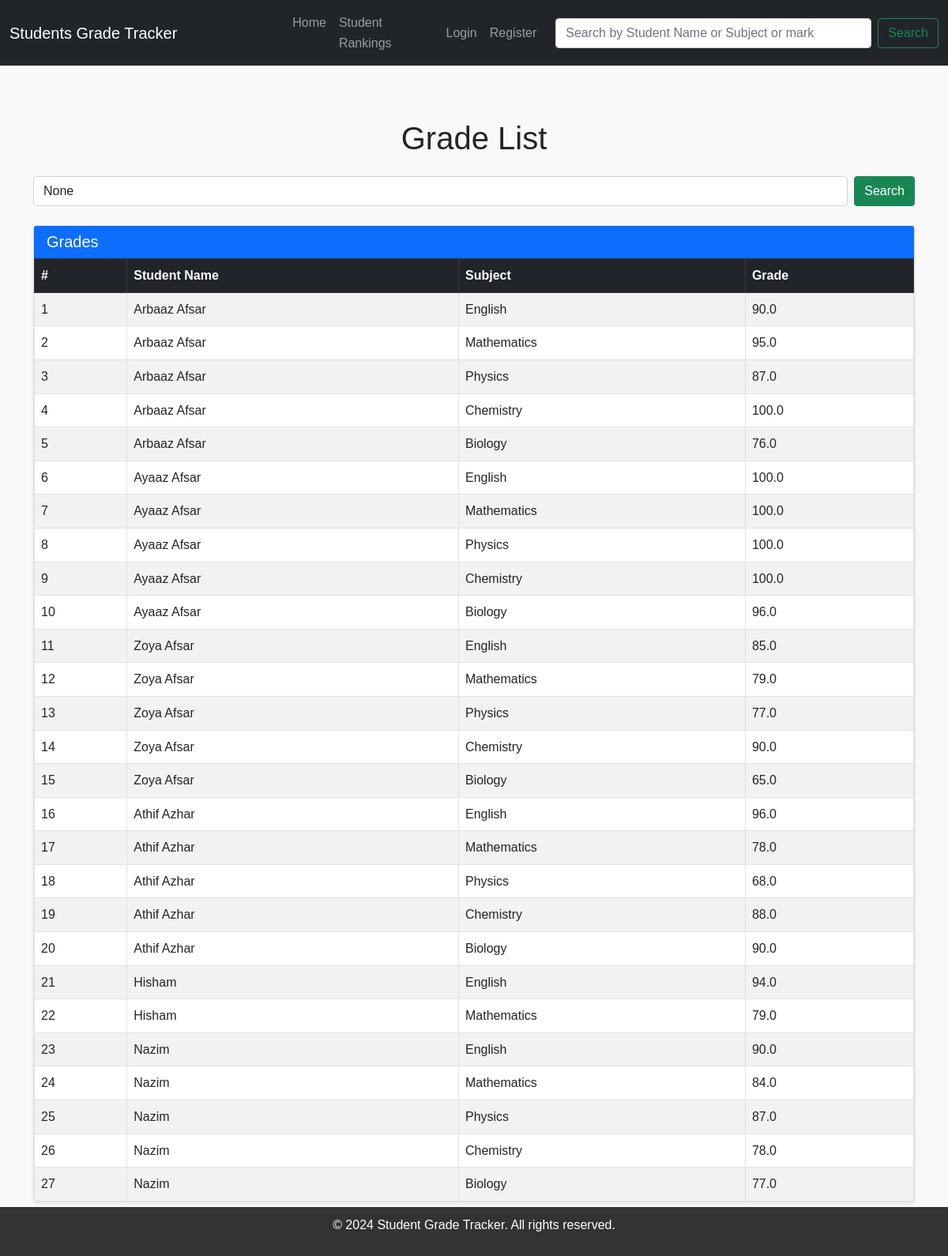
Page /grades/ on the committed database.
### grades/models.py (models this page shows, shortened)
class Grade(models.Model):
    student = models.ForeignKey(Student, on_delete=models.CASCADE, related_name='grades')
    subject = models.ForeignKey(Subject, on_delete=models.CASCADE)
    grade = models.FloatField()
    class Meta:
        unique_together = ('student', 'subject')

class Student(models.Model):
    user = models.OneToOneField(User, on_delete=models.CASCADE, related_name='grades_student', blank=True,null= True)
    name = models.CharField(max_length=100)
    email = models.EmailField(unique=True)

class Subject(models.Model):
    name = models.CharField(max_length=100)

### grades/views.py (the view)
# urls.py: path('grades/', views.grade_list, name='grade_list'),
def grade_list(request):
    grades = Grade.objects.all()  # Initially fetch all grades
    form = SearchForm(request.GET)
    if form.is_valid():
        query = form.cleaned_data['query']
        print(f"Query: {query}")  # Debugging line
        if query:
            grades = grades.filter(
                Q(student__name__icontains=query) |
                Q(subject__name__icontains=query) |
                Q(grade__icontains=query)
            )
    print(grades.query)  # Print the SQL query to debug
    return render(request, 'grade_list.html', {'grades': grades, 'form': form})

### grades/forms.py
class SearchForm(forms.Form):
    query = forms.CharField(label='Search', max_length=100, required=False)

### grades/templates/grade_list.html (shortened to what this page needs)
{% extends 'base.html' %}
{% block content %}
<main class="container my-5">
    <div class="row">
        <div class="col-md-12">
            <h1 class="text-center mb-4">Grade List</h1>
            <form class="d-flex mb-4" method="GET" action="{% url 'grade_list' %}">
                <input
                    class="form-control me-2"
                    type="search"
                    name="query"
                    placeholder="Search by Student Name, Subject, or Grade"
                    value="{{ form.query.value }}"
                    aria-label="Search">
                <button class="btn btn-success" type="submit">Search</button>
            </form>
            <div class="card shadow-sm">
                <div class="card-header bg-primary text-white">
                    <h2 class="h5 mb-0">Grades</h2>
                </div>
                <div class="card-body p-0">
                    {% if grades %}
                        <table class="table table-striped table-bordered mb-0">
                            <thead class="table-dark">
                                <tr>
                                    <th scope="col">#</th>
                                    <th scope="col">Student Name</th>
                                    <th scope="col">Subject</th>
                                    <th scope="col">Grade</th>
                                </tr>
                            </thead>
                            <tbody>
                                {% for grade in grades %}
                                <tr>
                                    <td>{{ forloop.counter }}</td>
                                    <td>{{ grade.student.name }}</td>
                                    <td>{{ grade.subject.name }}</td>
                                    <td>{{ grade.grade }}</td>
                                </tr>
                                {% endfor %}
                            </tbody>
                        </table>
                    {% else %}
                        <div class="alert alert-info text-center m-3" role="alert">
                            No grades found matching your criteria.
                        </div>
                    {% endif %}
                </div>
            </div>
        </div>
    </div>
</main>
{% endblock %}

### grades/templates/base.html (style rules this page uses)
body { font-family: Arial, sans-serif; line-height: 1.6; margin: 0; padding: 0; background-color: #f9f9f9; }
main { padding: 20px; }

### rows in the picture
Grade: student.name "Arbaaz Afsar", subject.name "English", grade "90.0"
Grade: student.name "Arbaaz Afsar", subject.name "Mathematics", grade "95.0"
Grade: student.name "Arbaaz Afsar", subject.name "Physics", grade "87.0"
Grade: student.name "Arbaaz Afsar", subject.name "Chemistry", grade "100.0"
Grade: student.name "Arbaaz Afsar", subject.name "Biology", grade "76.0"
Grade: student.name "Ayaaz Afsar", subject.name "English", grade "100.0"
Grade: student.name "Ayaaz Afsar", subject.name "Mathematics", grade "100.0"
Grade: student.name "Ayaaz Afsar", subject.name "Physics", grade "100.0"
Grade: student.name "Ayaaz Afsar", subject.name "Chemistry", grade "100.0"
Grade: student.name "Ayaaz Afsar", subject.name "Biology", grade "96.0"
Grade: student.name "Zoya Afsar", subject.name "English", grade "85.0"
Grade: student.name "Zoya Afsar", subject.name "Mathematics", grade "79.0"
Grade: student.name "Zoya Afsar", subject.name "Physics", grade "77.0"
Grade: student.name "Zoya Afsar", subject.name "Chemistry", grade "90.0"
Grade: student.name "Zoya Afsar", subject.name "Biology", grade "65.0"
Grade: student.name "Athif Azhar", subject.name "English", grade "96.0"
Grade: student.name "Athif Azhar", subject.name "Mathematics", grade "78.0"
Grade: student.name "Athif Azhar", subject.name "Physics", grade "68.0"
Grade: student.name "Athif Azhar", subject.name "Chemistry", grade "88.0"
Grade: student.name "Athif Azhar", subject.name "Biology", grade "90.0"
Grade: student.name "Hisham", subject.name "English", grade "94.0"
Grade: student.name "Hisham", subject.name "Mathematics", grade "79.0"
Grade: student.name "Nazim", subject.name "English", grade "90.0"
Grade: student.name "Nazim", subject.name "Mathematics", grade "84.0"
Grade: student.name "Nazim", subject.name "Physics", grade "87.0"
Grade: student.name "Nazim", subject.name "Chemistry", grade "78.0"
Grade: student.name "Nazim", subject.name "Biology", grade "77.0"
